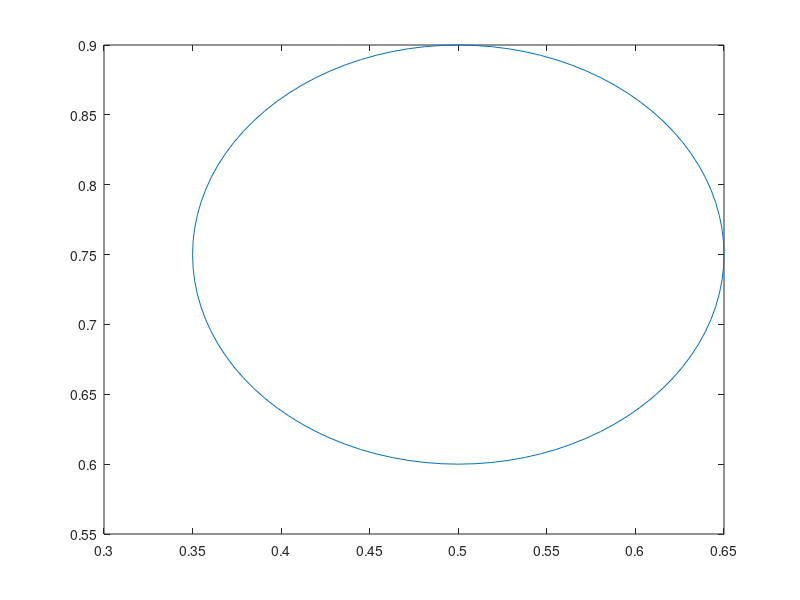

Write MATLAB code to recreate this figure. (Note: this script raises an error after producing the figure.)
clear 
clc

% -------------------------------------------------------------------------
% Interface tracking test
% -------------------------------------------------------------------------


% currently the algorthim fails if the circle falls exactly on the 
% line or corner (try Nx=Ny=11). also for uneven meshes.
Nx =333;
Ny = 333;
x = linspace(0,1,Nx);
y = linspace(0,1,Ny);
h = y(3) - y(2);
[X,Y] = meshgrid(x,y);

%% circle stuff
cir_dis = 0:pi/50:2*pi; %decrease step size for more exact circle
xcir = 0.15 * cos(cir_dis) + 0.5;
ycir = 0.15 * sin(cir_dis) + 0.75;
plot(xcir,ycir)
hold on
% for i = 1:Nx
%     plot(ones(1,length(x))*x(i),y,'k','Linewidth',0.25)
%     plot(x,ones(1,length(y))*y(i),'k','Linewidth',0.25)
% end

x_pos = 0.5;
y_pos = 0.75;
r = 0.15;

j=1;
for i = 1:length(x)
    if x(i) > x_pos-r && x(i) < x_pos+r
        cir_xloc_x(j) = x(i);
        xnode(j) = i;
        j=j+1;
    end
end

cir_xloc_y1 = -(-((cir_xloc_x-x_pos).^2 - r^2)).^(1/2) + y_pos;
cir_xloc_y2 = (-((cir_xloc_x-x_pos).^2 - r^2)).^(1/2) + y_pos;
cir_xloc_y = [cir_xloc_y1,cir_xloc_y2];
% cir_xloc_x = [cir_xloc_x,cir_xloc_x];
% xnode = [xnode];

for i=1:length(xnode)
    for j=1:length(y)-1 %changed from x to y
    if y(j) < cir_xloc_y1(i) && y(j+1) > cir_xloc_y1(i)
    ynodefromx1(i) = j; %from the given xs, determine nodes of y, 1 for bottom
    end
    if y(j) < cir_xloc_y2(i) && y(j+1) > cir_xloc_y2(i)
    ynodefromx2(i) = j; % 2 for top
    end
    end
end
ynodefromx1(ynodefromx1<1) = 1;
ynodefromx2(ynodefromx2<1) = 1;


j=1;
for i = 1:length(y)
    if y(i) > y_pos-r && y(i) < y_pos+r
        cir_yloc_y(j) = y(i);
        ynode(j) = i;
        j=j+1;
    end
end

cir_yloc_x2 = (-((cir_yloc_y-y_pos).^2 - r^2)).^(1/2) + x_pos;
cir_yloc_x1 = -(-((cir_yloc_y-y_pos).^2 - r^2)).^(1/2) + x_pos;
cir_yloc_x = [cir_yloc_x1,cir_yloc_x2];


for i=1:length(ynode)
    for j=1:length(x)-1 %changed y to x
    if x(j) < cir_yloc_x1(i) && x(j+1) > cir_yloc_x1(i)
    xnodefromy1(i) = j; %not from y1, from y, 1
    end
    if x(j) < cir_yloc_x2(i) && x(j+1) > cir_yloc_x2(i)
    xnodefromy2(i) = j;
    end
    end
end
xnodefromy1(xnodefromy1<1) = 1;
xnodefromy2(xnodefromy2<1) = 1;

%[m,leftcir_min] = min(cir_xloc_y1); %yvalues on bottom 
%[m,rightcir_max] = max(cir_xloc_y2); %yvalues on top
[m,leftcir_min] = min(cir_yloc_x1); %xvales on left
[m,rightcir_max] = max(cir_yloc_x2); %xvalues on right

% bot_ycir_x = [cir_yloc_x1(1:botcir_min),cir_yloc_x2(1:topcir_max)];
% top_ycir_x = [cir_yloc_x1(botcir_min:end),cir_yloc_x2(topcir_max:end)];

C =CFDsemiTrapzoid(cir_xloc_x,cir_yloc_y,cir_yloc_x, ...
    cir_xloc_y,cir_xloc_y1, cir_xloc_y2, cir_yloc_x1,cir_yloc_x2,...
    ynodefromx1, ynodefromx2, xnodefromy1, xnodefromy2, xnode, ynode,...
    h,r,x,y);

C = CFDtri1(cir_xloc_x,cir_yloc_y,cir_yloc_x, ...
    cir_xloc_y,cir_xloc_y1, cir_xloc_y2, cir_yloc_x1,cir_yloc_x2,...
    ynodefromx1, ynodefromx2, xnodefromy1, xnodefromy2, xnode, ynode,...
    h,r,x,y,C,leftcir_min,rightcir_max);

% botleft_ycir_x = cir_yloc_x1(1:botcir_min);
% topleft_ycir_x = cir_yloc_x1(botcir_min:end);
% botright_ycir_x = cir_yloc_x2(1:topcir_max);
% topright_ycir_x = cir_yloc_x2(topcir_max:end);
%keep these cause trap may use them

[m,leftcir_min] = min(cir_xloc_y1); %takes the min of the bottom (y1(x)), tells us how many xvalues used on left
[m,rightcir_max] = max(cir_xloc_y2); %how many x values used on right
[m,botcir_min] = min(cir_yloc_x1); %takes the min of the left side (x1(y)) tells us how many yvalues used on bottom
[m,topcir_max] = max(cir_yloc_x2); %how many y values used on the top

bot_ycir_x = [cir_yloc_x1(1:botcir_min),cir_yloc_x2(1:topcir_max)];
top_ycir_x = [cir_yloc_x1(botcir_min:end),cir_yloc_x2(topcir_max:end)];
left_xcir_y = [cir_xloc_y1(1:leftcir_min),cir_xloc_y2(1:rightcir_max)];
right_xcir_y = [cir_xloc_y1(leftcir_min:end),cir_xloc_y2(rightcir_max:end)];

botleft_ycir_x = cir_yloc_x1(1:botcir_min); % 1 for left
botleft_xcir_x = cir_xloc_x(1:leftcir_min); 
botleft_ycir_y = cir_yloc_y(1:botcir_min);
botleft_xcir_y = cir_xloc_y1(1:leftcir_min);
botleft_xnodefromy = xnodefromy1(1:botcir_min); %1 for left
botleft_ynodefromx = ynodefromx1(1:leftcir_min); %1 for bot

botright_ycir_x = cir_yloc_x2(1:botcir_min); %here 2 is right
botright_xcir_x = cir_xloc_x(rightcir_max:end); 
botright_ycir_y = cir_yloc_y(1:botcir_min);
botright_xcir_y = cir_xloc_y1(rightcir_max:end); %here 1 is bottom
botright_xnodefromy = xnodefromy2(1:botcir_min);  %2 for right
botright_ynodefromx = ynodefromx1(rightcir_max:end); %1 for bot

topleft_ycir_x = cir_yloc_x1(topcir_max:end); % 1 is left, end is top
topleft_xcir_x = cir_xloc_x(1:leftcir_min); %left
topleft_ycir_y = cir_yloc_y(topcir_max:end); %end for top
topleft_xcir_y = cir_xloc_y2(1:leftcir_min); %2 for top
topleft_xnodefromy = xnodefromy1(topcir_max:end); %1 for left, end for top
topleft_ynodefromx = ynodefromx2(1:leftcir_min); %2 for top,

topright_ycir_x = cir_yloc_x2(topcir_max:end); % 1 is left, end is top
topright_xcir_x = cir_xloc_x(rightcir_max:end); %right
topright_ycir_y = cir_yloc_y(topcir_max:end); %end for top
topright_xcir_y = cir_xloc_y2(rightcir_max:end); %2 for top
topright_xnodefromy = xnodefromy2(topcir_max:end); %1 for left, end for top
topright_ynodefromx = ynodefromx2(rightcir_max:end); %2 for top,

% bottom left
isdoubletri = false;
for i_xy=1:length(botleft_ycir_x)-1 %half of the grid xvales, determined by min of y1(x)
   
    for i_xx=1:length(botleft_xcir_x) %cycling through x_x values to see if inbeteen y_x ones
      trap = false;
        if  botleft_xcir_x(i_xx) < botleft_ycir_x(i_xy) &&... %botleft_ycir_x steps from large to small
              botleft_xcir_x(i_xx) > botleft_ycir_x(i_xy+1) && trap ==false%botleft_xcir_x steps from small to large
        
           if i_xx ~= length(botleft_xcir_x) && (botleft_ycir_x(i_xy) > botleft_xcir_x(i_xx+1) && ...
                botleft_ycir_x(i_xy+1) < botleft_xcir_x(i_xx+1))
             trap = true;
           end
           
           if i_xx ~= 1 && (botleft_ycir_x(i_xy) > botleft_xcir_x(i_xx-1) && ...
                botleft_ycir_x(i_xy+1) < botleft_xcir_x(i_xx-1))
            trap = true;
           end
           
          if trap == false
          isdoubletri = true;
          i_xxhold = i_xx;
          end          
          
        end
         
    end    
    if isdoubletri == true
        % small tri, on 'left'
    linear_distance = ((botleft_ycir_x(i_xy+1)- botleft_xcir_x(i_xxhold))^2 +...
        (botleft_ycir_y(i_xy+1)- botleft_xcir_y(i_xxhold))^2)^(1/2);
    angle = 2 * asin(linear_distance/2 / r);
    area_sector = angle/(2*pi) * pi*r^2;
    area_triangle = linear_distance/2 * r*cos(angle/2);
    area_sliver = area_sector-area_triangle;
    area_tri = abs( x(botleft_xnodefromy(i_xy)) - botleft_ycir_x(i_xy+1))/2 * abs( y(botleft_ynodefromx(i_xxhold)+1)...
                - botleft_xcir_y(i_xxhold));
    area = area_tri + area_sliver;
    C(botleft_xnodefromy(i_xy)-1,ynode(i_xy)) = area/h^2;

        % cut rect, one the 'right'
    linear_distance = ((botleft_ycir_x(i_xy)- botleft_xcir_x(i_xxhold))^2 +...
        (botleft_ycir_y(i_xy)- botleft_xcir_y(i_xxhold))^2)^(1/2);
    angle = 2 * asin(linear_distance/2 / r);
    area_sector = angle/(2*pi) * pi*r^2;
    area_triangle = linear_distance/2 * r*cos(angle/2);
    area_sliver = area_sector-area_triangle;
    area_tri = abs( x(botleft_xnodefromy(i_xy)) - botleft_ycir_x(i_xy))/2 * abs( y(botleft_ynodefromx(i_xxhold))...
                - botleft_xcir_y(i_xxhold));
    area = h^2 - area_tri + area_sliver;
    C(botleft_xnodefromy(i_xy),ynode(i_xy)) = area/h^2;
    isdoubletri = false;
     
    end   

end

% bottom right, yet to be validated
isdoubletri = false;
for i_xy=1:length(botright_ycir_x)-1 %half of the grid xvales, determined by min of y1(x)
   
    for i_xx=1:length(botright_xcir_x) %cycling through x_x values to see if inbeteen y_x ones
      trap = false;
        if  botright_xcir_x(i_xx) > botright_ycir_x(i_xy) &&... %botright_ycir_x steps from small to large
              botright_xcir_x(i_xx) < botright_ycir_x(i_xy+1) && trap ==false%botright_xcir_x steps from small to large
        
           if i_xx ~= length(botright_xcir_x) && (botright_ycir_x(i_xy) < botright_xcir_x(i_xx+1) && ...
                botright_ycir_x(i_xy+1) > botright_xcir_x(i_xx+1))
             trap = true;
           end
           
           if i_xx ~= 1 && (botright_ycir_x(i_xy) < botright_xcir_x(i_xx-1) && ...
                botright_ycir_x(i_xy+1) > botright_xcir_x(i_xx-1))
            trap = true;
           end
           
          if trap == false
          isdoubletri = true;
          i_xxhold = i_xx;
          end          
          
        end
         
    end    
    if isdoubletri == true
        % small tri, on 'right'
    linear_distance = ((botright_ycir_x(i_xy+1)- botright_xcir_x(i_xxhold))^2 +...
        (botright_ycir_y(i_xy+1)- botright_xcir_y(i_xxhold))^2)^(1/2);
    angle = 2 * asin(linear_distance/2 / r);
    area_sector = angle/(2*pi) * pi*r^2;
    area_triangle = linear_distance/2 * r*cos(angle/2);
    area_sliver = area_sector-area_triangle;
    area_tri = abs( x(botright_xnodefromy(i_xy)+1) - botright_ycir_x(i_xy+1))/2 * abs( y(botright_ynodefromx(i_xxhold)+1)...
                - botright_xcir_y(i_xxhold));
    area = area_tri + area_sliver;
    C(botright_xnodefromy(i_xy)+1,ynode(i_xy)) = area/h^2; %+1 makes sense here for x but idk about others, ynode good for this but for others need other half

        % cut rect, one the 'left'
    linear_distance = ((botright_ycir_x(i_xy)- botright_xcir_x(i_xxhold))^2 +...
        (botright_ycir_y(i_xy)- botright_xcir_y(i_xxhold))^2)^(1/2);
    angle = 2 * asin(linear_distance/2 / r);
    area_sector = angle/(2*pi) * pi*r^2;
    area_triangle = linear_distance/2 * r*cos(angle/2);
    area_sliver = area_sector-area_triangle;
    area_tri = abs( x(botright_xnodefromy(i_xy)+1) - botright_ycir_x(i_xy))/2 * abs( y(botright_ynodefromx(i_xxhold))...
                - botright_xcir_y(i_xxhold));
    area = h^2 - area_tri + area_sliver;
    C(botright_xnodefromy(i_xy),ynode(i_xy)) = area/h^2;
    isdoubletri = false;
     
    end   

end

% top left, reasonably validated
isdoubletri = false;
for i_xy=1:length(topleft_ycir_x)-1 %half of the grid xvales, determined by min of y1(x)
   
    for i_xx=1:length(topleft_xcir_x) %cycling through x_x values to see if inbeteen y_x ones
      trap = false;

        if  topleft_xcir_x(i_xx) > topleft_ycir_x(i_xy) &&... %topleft_ycir_x steps from small to small
              topleft_xcir_x(i_xx) < topleft_ycir_x(i_xy+1) && trap ==false%topleft_xcir_x steps from small to large
        
           if i_xx ~= length(topleft_xcir_x) && (topleft_ycir_x(i_xy) < topleft_xcir_x(i_xx+1) && ...
                topleft_ycir_x(i_xy+1) > topleft_xcir_x(i_xx+1))
             trap = true;
           end
           
           if i_xx ~= 1 && (topleft_ycir_x(i_xy) < topleft_xcir_x(i_xx-1) && ...
                topleft_ycir_x(i_xy+1) > topleft_xcir_x(i_xx-1))
            trap = true;
           end
           
          if trap == false
          isdoubletri = true;
          i_xxhold = i_xx;
          end          
          
        end
         
    end    
    if isdoubletri == true
        % small tri, on 'left'
    linear_distance = ((topleft_ycir_x(i_xy)- topleft_xcir_x(i_xxhold))^2 +...
        (topleft_ycir_y(i_xy)- topleft_xcir_y(i_xxhold))^2)^(1/2);
    angle = 2 * asin(linear_distance/2 / r);
    area_sector = angle/(2*pi) * pi*r^2;
    area_triangle = linear_distance/2 * r*cos(angle/2);
    area_sliver = area_sector-area_triangle;
    area_tri = abs( x(topleft_xnodefromy(i_xy)+1) - topleft_ycir_x(i_xy))/2 * abs( y(topleft_ynodefromx(i_xxhold))...
                - topleft_xcir_y(i_xxhold));
    area = area_tri + area_sliver;
    C(topleft_xnodefromy(i_xy),ynode(topcir_max+i_xy-1)) = area/h^2;

        % cut rect, one the 'right'
    linear_distance = ((topleft_ycir_x(i_xy+1)- topleft_xcir_x(i_xxhold))^2 +...
        (topleft_ycir_y(i_xy+1)- topleft_xcir_y(i_xxhold))^2)^(1/2);
    angle = 2 * asin(linear_distance/2 / r);
    area_sector = angle/(2*pi) * pi*r^2;
    area_triangle = linear_distance/2 * r*cos(angle/2);
    area_sliver = area_sector-area_triangle;
    area_tri = abs( x(topleft_xnodefromy(i_xy+1)) - topleft_ycir_x(i_xy+1))/2 * abs( y(topleft_ynodefromx(i_xxhold)+1)...
                - topleft_xcir_y(i_xxhold));
    area = h^2 - area_tri + area_sliver;
    C(topleft_xnodefromy(i_xy+1),ynode(topcir_max+i_xy-1)) = area/h^2;
    isdoubletri = false;
     
    end   

end


% top right, yet to be validated
isdoubletri = false;
for i_xy=1:length(topright_ycir_x)-1 %half of the grid xvales, determined by min of y1(x)
      
    for i_xx=1:length(topright_xcir_x) %cycling through x_x values to see if inbeteen y_x ones
      trap = false;
        if  topright_xcir_x(i_xx) < topright_ycir_x(i_xy) &&... %topright_ycir_x steps from large to small
              topright_xcir_x(i_xx) > topright_ycir_x(i_xy+1) && trap ==false%topright_xcir_x steps from small to large
        
           if i_xx ~= length(topright_xcir_x) && (topright_ycir_x(i_xy) > topright_xcir_x(i_xx+1) && ...
                topright_ycir_x(i_xy+1) < topright_xcir_x(i_xx+1))
             trap = true;
           end
           
           if i_xx ~= 1 && (topright_ycir_x(i_xy) > topright_xcir_x(i_xx-1) && ...
                topright_ycir_x(i_xy+1) < topright_xcir_x(i_xx-1))
            trap = true;
           end
           
          if trap == false
          isdoubletri = true;
          i_xxhold = i_xx;
          end          
          
        end
         
    end   
   
    if isdoubletri == true
        % small tri, on 'right'
    linear_distance = ((topright_ycir_x(i_xy)- topright_xcir_x(i_xxhold))^2 +...
        (topright_ycir_y(i_xy)- topright_xcir_y(i_xxhold))^2)^(1/2);
    angle = 2 * asin(linear_distance/2 / r);
    area_sector = angle/(2*pi) * pi*r^2;
    area_triangle = linear_distance/2 * r*cos(angle/2);
    area_sliver = area_sector-area_triangle;
    area_tri = abs( x(topright_xnodefromy(i_xy)) - topright_ycir_x(i_xy))/2 * abs( y(topright_ynodefromx(i_xxhold))...
                - topright_xcir_y(i_xxhold));
    area = area_tri + area_sliver;
    C(topright_xnodefromy(i_xy),ynode(topcir_max+i_xy-1)) = area/h^2;

        % cut rect, one the 'left'
    linear_distance = ((topright_ycir_x(i_xy+1)- topright_xcir_x(i_xxhold))^2 +...
        (topright_ycir_y(i_xy+1)- topright_xcir_y(i_xxhold))^2)^(1/2);
    angle = 2 * asin(linear_distance/2 / r);
    area_sector = angle/(2*pi) * pi*r^2;
    area_triangle = linear_distance/2 * r*cos(angle/2);
    area_sliver = area_sector-area_triangle;
    area_tri = abs( x(topright_xnodefromy(i_xy+1)+1) - topright_ycir_x(i_xy+1))/2 * abs( y(topright_ynodefromx(i_xxhold)+1)...
                - topright_xcir_y(i_xxhold));
    area = h^2 - area_tri + area_sliver;
    C(topright_xnodefromy(i_xy)-1,ynode(topcir_max+i_xy-1)) = area/h^2;
    isdoubletri = false;
     
    end   

end


cir_xloc_x = [cir_xloc_x,cir_xloc_x];
cir_yloc_y = [cir_yloc_y,cir_yloc_y];
plot(cir_xloc_x,cir_xloc_y,'o')
plot(cir_yloc_x,cir_yloc_y,'o')


T = 2;
t = T/2; %this is for book example, deliverable 2 has t = T/pi
PHI = 1/pi .* cos(pi*t/T).*sin(pi.*X).^2 .* sin(pi.*Y).^2;

u = -2.*cos(pi.*t./T).*sin(pi.*X).^2 .* sin(pi.*Y).*cos(pi.*Y);
v = 2.*cos(pi.*t./T).*sin(pi.*Y).^2 .* sin(pi.*X).*cos(pi.*X);

% figure
% quiver(X,Y,u,v)
% C = (u.^2 + v.^2).^(1/2);
